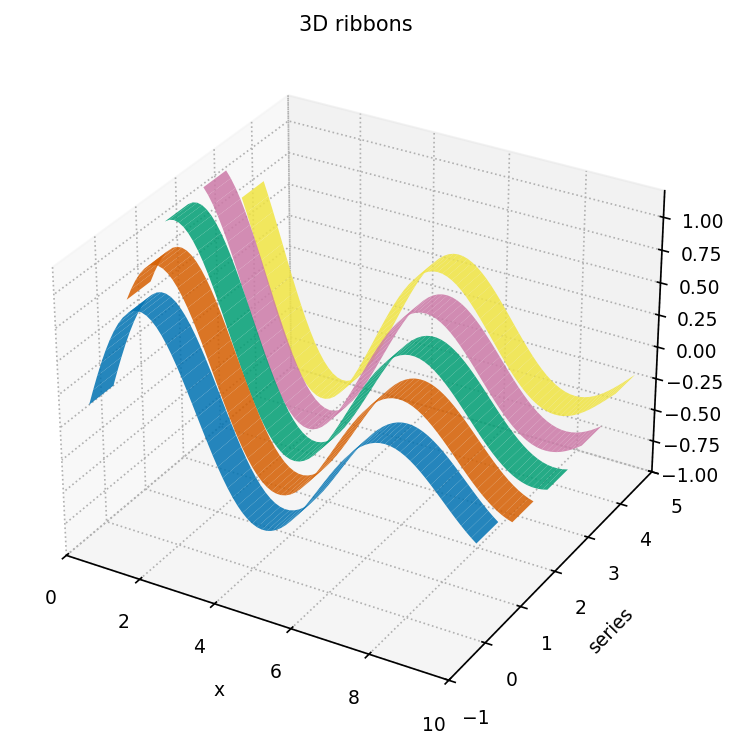

Reproduce this figure in Python.
"""ribbon_3d: 多条 3D 条带（多曲线时间演化）."""
import sys, os; sys.path.insert(0, os.path.join(os.path.dirname(os.path.abspath(__file__)), '..', '..', '_utils', 'python'))
import numpy as np
import matplotlib.pyplot as plt
from mpl_toolkits.mplot3d.art3d import Poly3DCollection
from theme import apply_theme
from palette import cycle

def make_figure(title='3D ribbons'):
    apply_theme(fig_size=(6.5, 5))
    x = np.linspace(0, 10, 80)
    fig = plt.figure()
    ax = fig.add_subplot(111, projection='3d')
    width = 0.3
    for i in range(5):
        z = np.sin(x + i*0.6) * np.exp(-x/8)
        verts = []
        for j in range(len(x)-1):
            verts.append([
                (x[j],   i - width, z[j]),
                (x[j+1], i - width, z[j+1]),
                (x[j+1], i + width, z[j+1]),
                (x[j],   i + width, z[j]),
            ])
        poly = Poly3DCollection(verts, facecolor=cycle(i), edgecolor='none', alpha=0.85)
        ax.add_collection3d(poly)
    ax.set_xlim(0, 10); ax.set_ylim(-1, 5); ax.set_zlim(-1, 1.2)
    ax.set_xlabel('x'); ax.set_ylabel('series'); ax.set_zlabel('z')
    ax.set_title(title); ax.view_init(30, -60)
    fig.tight_layout()
    return fig

if __name__ == '__main__':
    fig = make_figure(); fig.savefig(__file__.replace('.py', '.png'), dpi=150)
